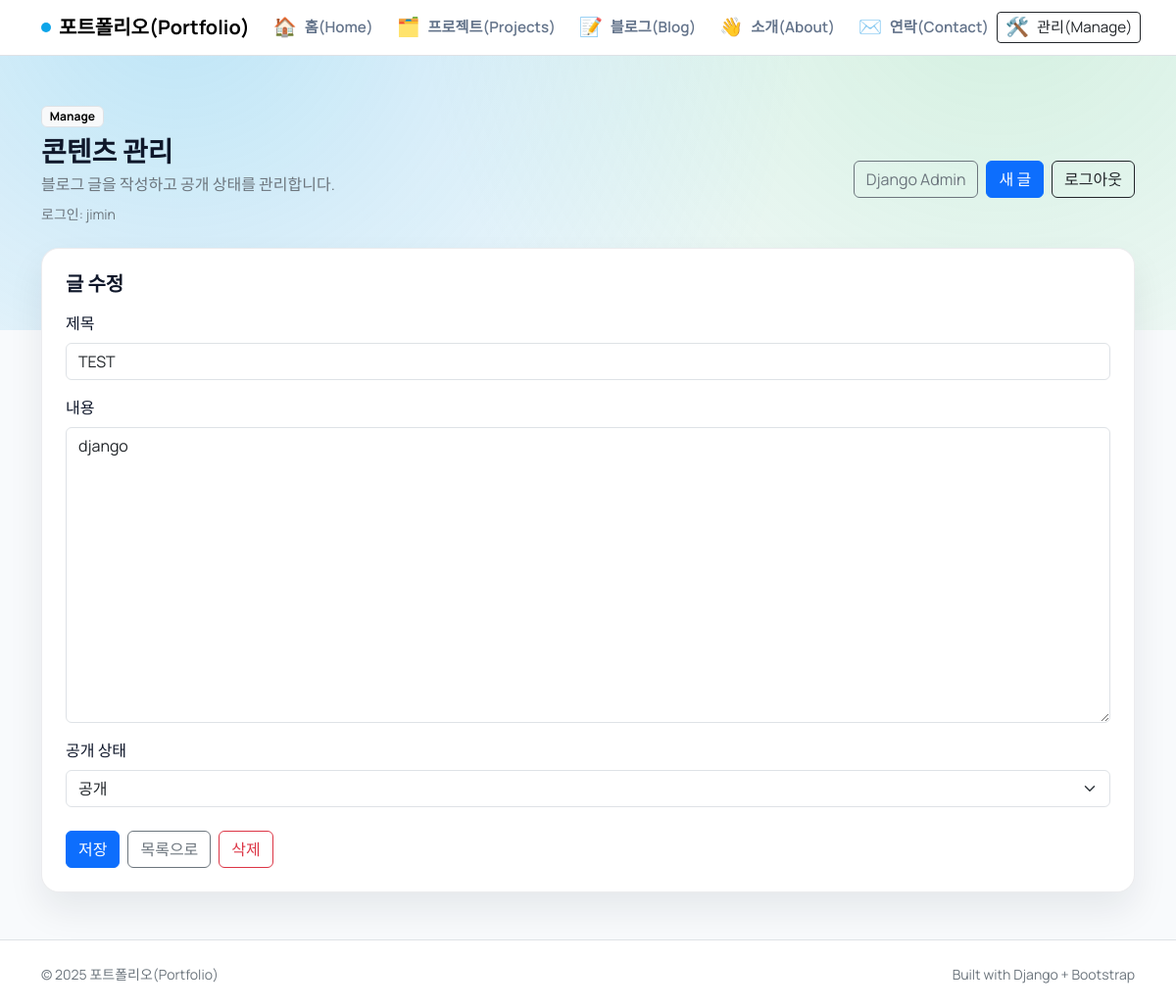
Screenshot of /manage/8/edit/ (signed in) with the database file from the repository.
### blog/models.py (models this page shows, shortened)
class Post(models.Model):
    STATUS_DRAFT = "draft"
    STATUS_PUBLISHED = "published"
    STATUS_CHOICES = [
        (STATUS_DRAFT, "Draft"),
        (STATUS_PUBLISHED, "Published"),
    ]
    title = models.CharField(max_length=200)
    content = models.TextField()
    status = models.CharField(max_length=10, choices=STATUS_CHOICES, default=STATUS_PUBLISHED)
    created_at = models.DateTimeField(default=timezone.now)
    updated_at = models.DateTimeField(null=True, blank=True)

### blog/views.py (the view)
@login_required
def manage_post_edit(request, pk):
    post = get_object_or_404(Post, pk=pk)
    if request.method == "POST":
        form = PostForm(request.POST, instance=post)
        if form.is_valid():
            form.save()
            messages.success(request, "글이 수정되었습니다.")
            return redirect("manage_post_list")
    else:
        form = PostForm(instance=post)
    return render(request, "blog/manage/post_form.html", {"form": form, "post": post, "is_edit": True})

### blog/forms.py
class PostForm(forms.ModelForm):
    class Meta:
        model = Post
        fields = ["title", "content", "status"]
        labels = {
            "title": "제목",
            "content": "내용",
            "status": "공개 상태",
        }
        widgets = {
            "title": forms.TextInput(
                attrs={"class": "form-control", "placeholder": "제목을 입력하세요"}
            ),
            "content": forms.Textarea(
                attrs={"class": "form-control", "rows": 12, "placeholder": "본문을 입력하세요"}
            ),
            "status": forms.Select(attrs={"class": "form-select"}),
        }
    def __init__(self, *args, **kwargs):
        super().__init__(*args, **kwargs)
        self.fields["status"].choices = [
            (Post.STATUS_DRAFT, "초안"),
            (Post.STATUS_PUBLISHED, "공개"),
        ]
        if not self.instance.pk:
            self.fields["status"].initial = Post.STATUS_DRAFT

### blog/templates/blog/manage/post_form.html (shortened to what this page needs)
{% extends "blog/manage/base.html" %}
{% block manage_content %}
<div class="surface p-4">
  <h2 class="h5 fw-bold mb-3">{% if is_edit %}글 수정{% else %}새 글 작성{% endif %}</h2>
  <form method="post">
    <div class="mb-3">
      <label class="form-label" for="{{ form.title.id_for_label }}">{{ form.title.label }}</label>
      {{ form.title }}
    </div>
    <div class="mb-3">
      <label class="form-label" for="{{ form.content.id_for_label }}">{{ form.content.label }}</label>
      {{ form.content }}
    </div>
    <div class="mb-4">
      <label class="form-label" for="{{ form.status.id_for_label }}">{{ form.status.label }}</label>
      {{ form.status }}
    </div>
    <div class="d-flex flex-wrap gap-2">
      <button class="btn btn-primary" type="submit">저장</button>
      <a class="btn btn-outline-secondary" href="{% url 'manage_post_list' %}">목록으로</a>
      {% if is_edit %}
        <a class="btn btn-outline-danger" href="{% url 'manage_post_delete' post.pk %}">삭제</a>
      {% endif %}
    </div>
  </form>
</div>
{% endblock %}

### blog/templates/blog/manage/base.html (shortened to what this page needs)
{% extends "blog/base.html" %}
{% block content %}
<section class="mb-4 fade-up">
  <span class="badge text-bg-light border mb-2">Manage</span>
  <div class="d-flex flex-wrap align-items-center justify-content-between gap-3">
    <div>
      <h1 class="h3 fw-bold mb-1">콘텐츠 관리</h1>
      <p class="text-secondary mb-0">블로그 글을 작성하고 공개 상태를 관리합니다.</p>
      <div class="small text-secondary mt-2">로그인: {{ request.user.username }}</div>
    </div>
    <div class="d-flex flex-wrap gap-2">
      <a class="btn btn-outline-secondary" href="/admin/">Django Admin</a>
      <a class="btn btn-primary" href="{% url 'manage_post_create' %}">새 글</a>
      <a class="btn btn-outline-dark" href="{% url 'manage_logout' %}">로그아웃</a>
    </div>
  </div>
</section>
{% block manage_content %}{% endblock %}
{% endblock %}

### blog/templates/blog/base.html (style rules this page uses)
:root { --ink: #0f172a; --muted: #64748b; --accent: #0ea5e9; --accent-2: #22c55e; --surface: #ffffff; --border: rgba(15, 23, 42, 0.08); --radius: 18px; }
body { font-family: "Manrope", sans-serif; color: var(--ink); background: #f8fafc; min-height: 100vh; }
body::before { content: ""; position: fixed; inset: -10% 0 auto 0; height: 55vh; background: radial-gradient(circle at 15% 20%, rgba(14, 165, 233, 0.25), transparent 60%), radial-gradient(circle at 85% 15%, rgba(34, 197, 94, 0.18), transparent 55%); z-index: -1; }
.surface { background: var(--surface); border: 1px solid var(--border); border-radius: var(--radius); box-shadow: 0 18px 36px rgba(15, 23, 42, 0.08); }
.fade-up { animation: fadeUp 0.7s ease both; }

### rows the page displays
Post: title "TEST", content "django", status "공개"

### other values shown
{{ request.user.username }} "jimin"
